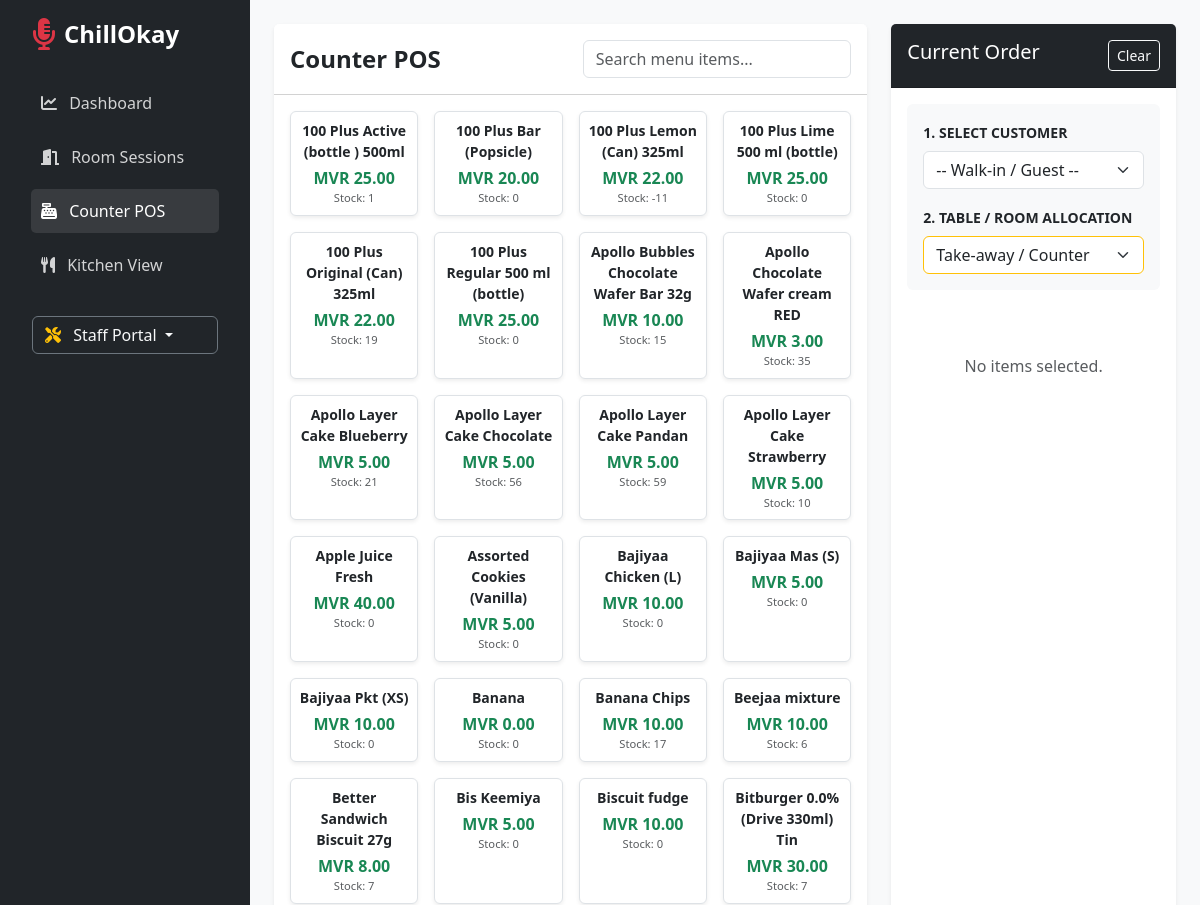
Before: /pos/ (signed in, upper part) with the older database file.
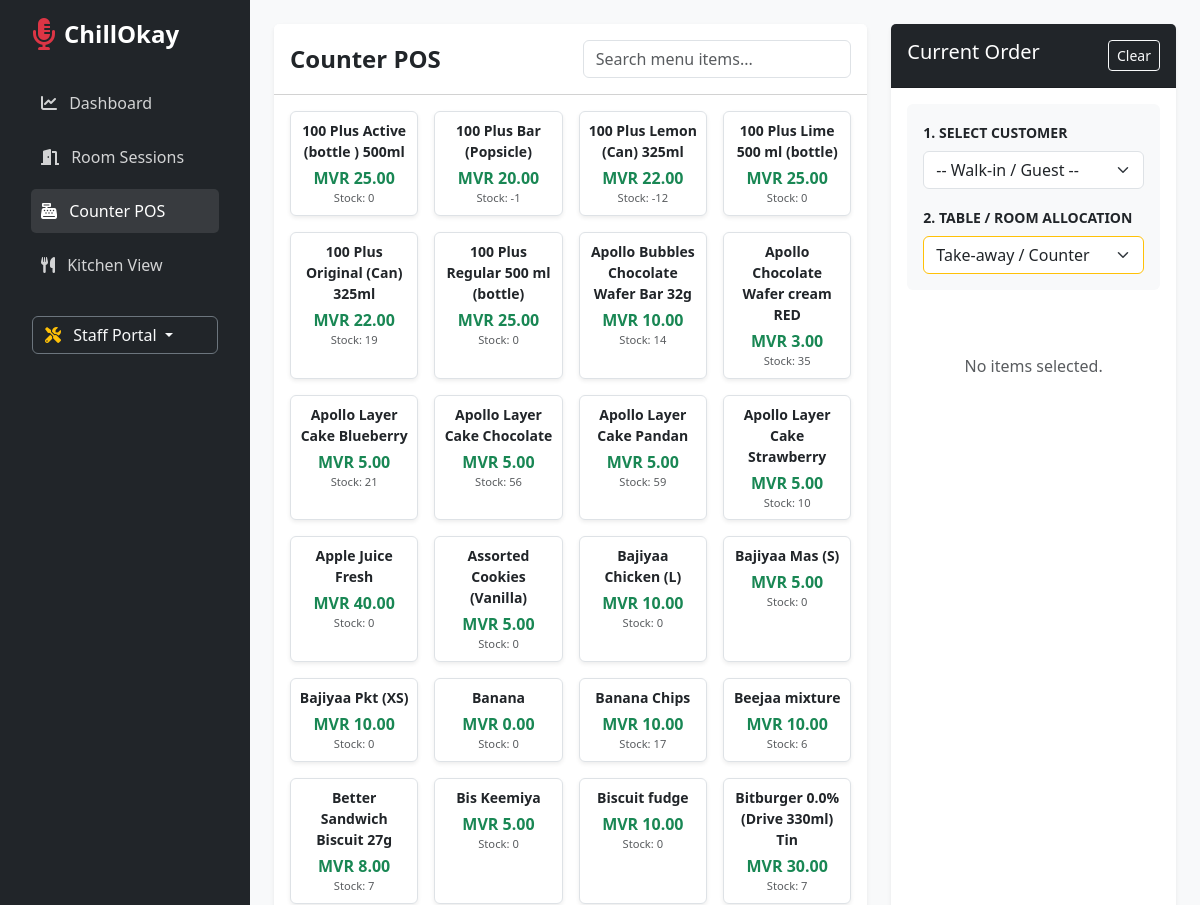
After: the same page with the newer database file.
### core/models.py (models this page shows, shortened)
class Product(models.Model):
    outlet = models.ForeignKey(Outlet, on_delete=models.CASCADE, related_name='products', null=True)
    name = models.CharField(max_length=200)
    sku = models.CharField(max_length=50, null=True, blank=True)
    category = models.CharField(max_length=100, blank=True, null=True)
    cost_price = models.DecimalField(max_digits=10, decimal_places=2, default=0.00)
    selling_price = models.DecimalField(max_digits=10, decimal_places=2)
    current_stock_level = models.IntegerField(default=0)
    is_favorite = models.BooleanField(default=False)
    image = models.ImageField(upload_to='products/', blank=True, null=True)

### core/views.py (the view)
# urls.py: path('pos/', views.record_sale, name='record_sale'),
@login_required
def record_sale(request):
    outlet = get_user_outlet(request.user)
    products = Product.objects.filter(outlet=outlet).order_by('name')
    customers = Customer.objects.filter(outlet=outlet).order_by('name')
    categories = Product.objects.filter(outlet=outlet).values_list('category', flat=True).distinct().order_by('category')
    categories = [c for c in categories if c] # Remove empty categories
    favorites = products.filter(is_favorite=True)
    return render(request, 'core/pos.html', {
        'products': products,
        'customers': customers,
        'categories': categories,
        'favorites': favorites,
        'outlet': outlet
    })

### core/multi_tenant.py (called while the page is built, shortened)
def get_user_outlet(user):
    try:
        if hasattr(user, 'employee') and user.employee:
            return user.employee.outlet
    except:
        pass

### core/views.py (called while the page is built)
def get_user_outlet(user):
    try:
        return user.employee.outlet
    except:
        return Outlet.objects.first()

### core/templates/core/pos.html (shortened to what this page needs)
{% extends 'base.html' %}
{% block content %}
<div class="container-fluid p-4">
    <div class="row">
        <div class="col-md-8">
            <div class="card shadow-sm border-0 mb-4">
                <div class="card-header bg-white py-3">
                    <div class="row align-items-center">
                        <div class="col-md-6">
                            <h4 class="mb-0 fw-bold">Counter POS</h4>
                        </div>
                        <div class="col-md-6">
                            <input type="text" id="productSearch" class="form-control" placeholder="Search menu items...">
                        </div>
                    </div>
                </div>
                <div class="card-body" style="height: 75vh; overflow-y: auto;">
                    <div class="row g-3" id="productGrid">
                        {% for product in products %}
                        <div class="col-md-3 product-card" data-name="{{ product.name|lower }}">
                            <div class="card h-100 border text-center p-2 shadow-sm"
                                 onclick="addToCart('{{ product.id }}', '{{ product.name }}', '{{ product.selling_price }}')"
                                 style="cursor: pointer;">
                                <div class="fw-bold mb-1 small">{{ product.name }}</div>
                                <div class="text-success fw-bold">MVR {{ product.selling_price }}</div>
                                <div class="text-muted" style="font-size: 0.7rem;">Stock: {{ product.current_stock_level }}</div>
                            </div>
                        </div>
                        {% endfor %}
                    </div>
                </div>
            </div>
        </div>
        <div class="col-md-4">
            <div class="card shadow-sm border-0 h-100">
                <div class="card-header bg-dark text-white py-3 d-flex justify-content-between">
                    <h5 class="mb-0">Current Order</h5>
                    <button class="btn btn-sm btn-outline-light" onclick="clearCart()">Clear</button>
                </div>
                <div class="card-body d-flex flex-column">
                    <div class="bg-light p-3 rounded mb-3">
                        <div class="mb-3">
                            <label class="form-label small fw-bold text-uppercase">1. Select Customer</label>
                            <select id="customerSelect" class="form-select">
                                <option value="">-- Walk-in / Guest --</option>
                            </select>
                        </div>
                        <div class="mb-0">
                            <label class="form-label small fw-bold text-uppercase">2. Table / Room Allocation</label>
                            <select id="tableSelect" class="form-select border-warning">
                                <option value="Counter">Take-away / Counter</option>
                            </select>
                        </div>
                    </div>
                    <div id="cartItems" class="flex-grow-1 overflow-auto mb-3" style="max-height: 35vh;">
                        <p class="text-center text-muted py-5">No items selected.</p>
                    </div>
                </div>
            </div>
        </div>
    </div>
</div>
{% endblock %}

Changed rows visible on the page:
changed Product "100 Plus Active (bottle ) 500ml": current_stock_level "1" → "0"
changed Product "100 Plus Bar (Popsicle)": current_stock_level "0" → "-1"
changed Product "100 Plus Lemon (Can) 325ml": current_stock_level "-11" → "-12"
changed Product "Apollo Bubbles Chocolate Wafer Bar 32g": current_stock_level "15" → "14"
